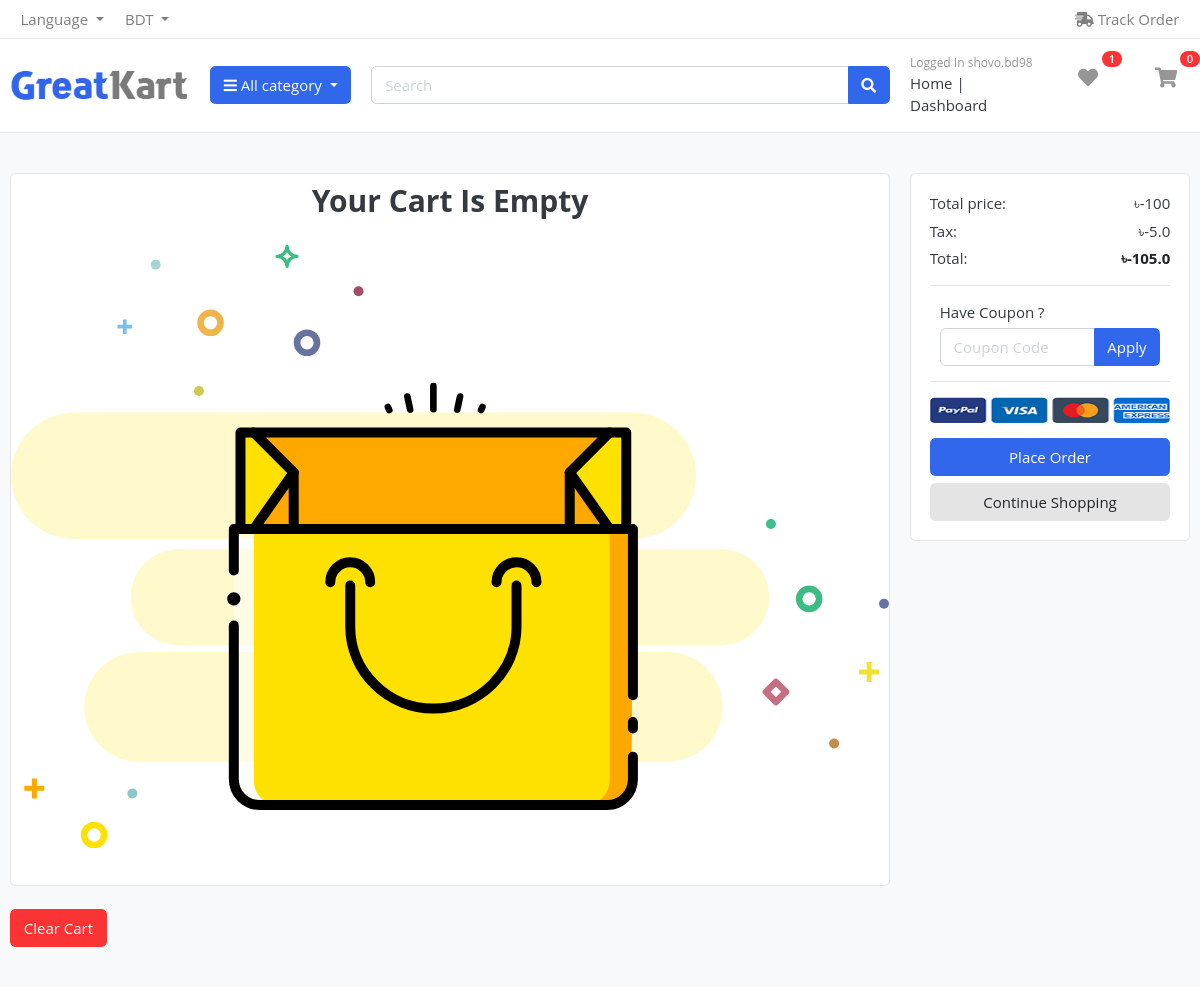
/cart/view/ (signed in), run on an earlier commit of the app's database.
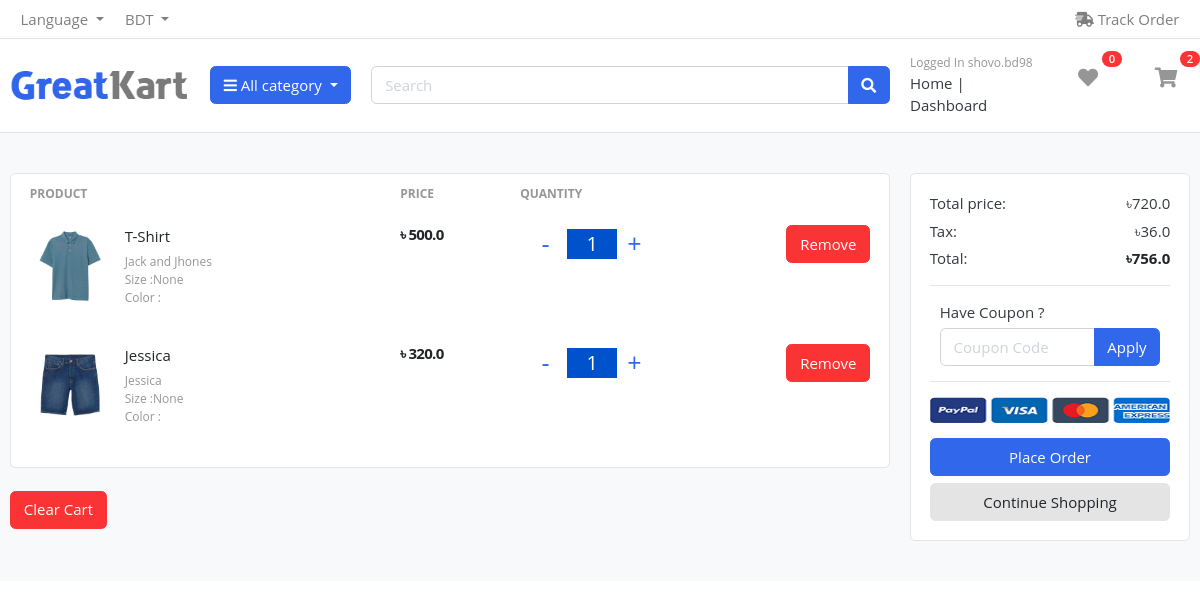
And on a later commit of the database.
### user_auth/models/user.py (models this page shows, shortened)
class User(AbstractBaseUser, PermissionsMixin):
    ADMIN = 1
    CUSTOMER = 2
    MALE = 1
    FEMALE = 2
    GOOGLE_SIGNUP=1
    GITHUB_SIGNUP=2
    FACEBOOK_SIGNUP=3
    SITE_SIGNUP =4
    ROLE_CHOOSED    =   ((ADMIN, 'admin'),(CUSTOMER, 'customer'),)
    GENDER_CHOOSED  =   ((MALE, 'male'),(FEMALE, 'female'))
    SIGNUP_PLATFORM =   ((GOOGLE_SIGNUP,'Login from Google'),(GITHUB_SIGNUP, 'Login from Github'),(FACEBOOK_SIGNUP,'Login from Facebook'),(SITE_SIGNUP,'Login'),)
    first_name      =   models.CharField(max_length=50, null=True, blank=True)
    last_name       =   models.CharField(max_length=50, null=True, blank=True)
    username        =   models.CharField(max_length=50, unique=True)
    email           =   models.EmailField(max_length=100, unique=True)
    role            =   models.PositiveSmallIntegerField(choices=ROLE_CHOOSED,
                                                                              blank=True, null=True)
    gender_choosed  =   models.PositiveSmallIntegerField(choices=GENDER_CHOOSED,
                                                                              blank=True, null=True)
    sign_up_platform=   models.PositiveSmallIntegerField(choices=SIGNUP_PLATFORM,
                                                                              blank=True, null=True)
    date_joined     =   models.DateTimeField(auto_now_add=True)
    last_login      =   models.DateTimeField(auto_now_add=True)
    created_date    =   models.DateTimeField(auto_now_add=True)
    modify_date     =   models.DateTimeField(auto_now=True)
    is_admin        =   models.BooleanField(default=False)
    is_staff        =   models.BooleanField(default=False)
    is_active       =   models.BooleanField(default=False)
    is_superuser    =   models.BooleanField(default=False)
    USERNAME_FIELD  =   'email'
    objects         =  UserManager()

### cart/models/cart.py (models this page shows, shortened)
class Cart (models.Model):
    user = models.ForeignKey(settings.AUTH_USER_MODEL, on_delete=models.CASCADE, related_name="cart", null=True, blank=True)
    is_paid = models.BooleanField(default=False)
    coupon = models.ForeignKey(Coupon_Code, on_delete=models.SET_NULL, null=True, blank=True)
    def get_cart_total(self):
        cart_items= self.cart_item.all()
        final_total = sum((item.product.product_price + item.product_Size_variant.price) * item.quantity
                   if item.product_Size_variant else item.product.product_price  * item.quantity
                    for item in cart_items)
        if self.coupon:
             return final_total - self.coupon.discount
        return final_total
    def get_tax(self):
        total_tax= self.get_cart_total() * float(5/100)
        return total_tax
    def get_fully_total(self):
        final_total = self.get_cart_total()
        tax = self.get_tax()
        total_final = final_total + tax
        return total_final

### products/models/products_model.py (models this page shows, shortened)
class Coupon_Code(models.Model):
    code = models.CharField(max_length=15, unique=True)
    discount = models.IntegerField(default=100)
    minimum_amount = models.IntegerField(default=500)
    is_expired_coupon_code = models.BooleanField(default=False)
    class Meta:
        verbose_name = "Coupon Code"

class Products(models.Model):
    in_stock=1
    out_of_stock=2
    free=1
    not_free=2
    available = ((in_stock,'In Stoke') , (out_of_stock,'Out of Stock'))
    shipping_fee= ((free,'Free') , (not_free,'Not Free'))
    product_name = models.CharField(max_length=50)
    product_image = models.ImageField(upload_to='products')
    product_price = models.FloatField()
    product_old_price = models.FloatField()
    product_discription = models.TextField()
    model = models.CharField(max_length=50, blank=True, null=True)
    product_brand = models.ForeignKey(Product_Brand, on_delete=models.CASCADE, related_name='product_prand')
    product_category = models.ForeignKey(Product_Categories, on_delete=models.CASCADE, related_name='category')
    product_delivery_country = models.ManyToManyField(Product_Delivery_Country,  null=True, blank=True)
    product_size = models.ManyToManyField(Product_Size_variant,  null=True, blank=True)
    product_color = models.ManyToManyField(Product_Color_Variant,  null=True, blank=True)
    available_choose = models.PositiveSmallIntegerField(choices=available,blank=True, null=True)
    shipping_fee = models.PositiveSmallIntegerField(choices=shipping_fee,blank=True, null=True)

### cart/models/cart_item.py (models this page shows, shortened)
class Cart_Item(models.Model):
    cart = models.ForeignKey(Cart, on_delete=models.CASCADE, related_name='cart_item')
    product = models.ForeignKey(Products, on_delete=models.SET_NULL, null=True, blank=True)
    product_Size_variant = models.ForeignKey(Product_Size_variant, on_delete=models.SET_NULL, blank=True, null=True)
    quantity = models.IntegerField(default=1)
    def get_product_price(self):
        price = [self.product.product_price]
        if self.product_Size_variant:
            size_variant_price = self.product_Size_variant.price
            price.append(size_variant_price )
        return sum(price) * self.quantity

### product_categories/models/product_brand.py (models this page shows)
class Product_Brand(models.Model):
    brand_name = models.CharField(max_length=30)
    brand_created = models.DateTimeField(auto_now=True)
    brand_updated = models.DateTimeField(auto_now_add=True)
    def __str__(self) -> str:
        return self.brand_name

### cart/views/cart_view.py (the view, shortened to what this page needs)
# urls.py: path('view/', cart_view, name='cart_view'),
def cart_view(request):
    item_in_carts = Cart_Item.objects.filter(cart__user=request.user, cart__is_paid=False)
    cart_object = Cart.objects.get(user=request.user, is_paid=False)
    cart_item_count = item_in_carts.count()
    context={
        'carts':item_in_carts,
        'cart_object':cart_object,
        'cart_item_count':cart_item_count,
    }
    return render(request, 'cart/cart.html', context=context)

### templates/cart/cart.html (shortened to what this page needs)
{% extends 'base/base.html' %}
{% load static %}
{% block headers %}
{% include 'include/main_include_file.html' %}
{% endblock headers %}
{% block body %}
    <section class="section-content padding-y bg">
    <div class="container">
    <div class="row">
        <aside class="col-lg-9">
    <div class="card">
    <table class="table table-borderless table-shopping-cart">
    <thead class="text-muted">
        {% if cart_item_count > 0 %}
    <tr class="small text-uppercase">
      <th scope="col">Product</th>
      <th scope="col" width="120">Price</th>
      <th scope="col" width="120">Quantity</th>
      <th scope="col" class="text-right" width="200"> </th>
    </tr>
    </thead>
    <tbody>
        {% for cart in carts %}
    <tr>
        <td>
            <figure class="itemside align-items-center">
                <div class="aside"><img src="/media/{{cart.product.product_image}}" class="img-sm"></div>
                <figcaption class="info">
                    <a href="#" class="title text-dark">{{cart.product.product_name}}</a>
                    <p class="text-muted small">{{cart.product.product_brand}} <br> </p>
                    <p class="text-muted small">Size :{{cart.product_Size_variant}} <br> </p>
                    <p class="text-muted small">Color :  <br> </p>
                </figcaption>
            </figure>
        </td>
        <td>
            <div class="price-wrap">
                <var class="price">&#2547; {{cart.get_product_price}}</var>
            </div>
        </td>
        <td>
            <div class="counter">
                            <span class="down" onClick='decreaseCount(event, this)'> <a class="mr-2" href="{% url 'decrease_item' pk=cart.product.pk%}">-</a></span>
                            <input type="" value="{{ cart.quantity }}" readonly>
                            <span class="up" onClick='increaseCount(event, this)'> <a   class="mr-2" href="{% url 'increase_item' pk=cart.product.pk %}">+</a></span>
                          </div>
        </td>
        <td class="text-right">
         <a href="{% url 'remove_from_cart' cart.product.pk %}" class="btn btn-danger"> Remove</a>
        </td>
    </tr>
    {% endfor %}
    {% else %}
    <div class="empty-cart">
        <div class="container">
            <div class="row" id="appSummary">
              <div class="col text-center">
                <h2>Your Cart Is Empty</h2>
              </div>
            </div>
          </div>
      </div>
    {% endif %}
    </tbody>
    </table>
    </div>
    <br>
    <p align="">
        <a href="{% url 'clear_cart' %}" class="btn btn-danger"> Clear Cart</a>
    </p>
        </aside>
        <aside class="col-lg-3">
            <div class="card">
            <div class="card-body">
                <dl class="dlist-align">
                  <dt>Total price:</dt>
                  <dd class="text-right">&#2547;{{cart_object.get_cart_total}} </dd>
                </dl>
                <dl class="dlist-align">
                  <dt>Tax:</dt>
                  <dd class="text-right">&#2547;{{cart_object.get_tax}} </dd>
                </dl>
                <dl class="dlist-align">
                  <dt>Total:</dt>
                  <dd class="text-right text-dark b"><strong>&#2547;{{cart_object.get_fully_total}}</strong></dd>
                </dl>
                <hr>
                    <div class="col-lg  col-md-6 col-sm-12 col">
                        <form method="POST" class="search">
                            <label> Have Coupon ? </label>
                            <div class="input-group w-100">
                                <input type="text" name="coupon_code" class="form-control" style="width:60%;" placeholder="Coupon Code">
                                <div class="input-group-append">
                                <button class="btn btn-primary" type="submit">
                                    Apply
                                </button>
                                </div>
                            </div>
                        </form>
                    </div>
                <hr>
                    <p class="text-center mb-3">
                        <img  height="26" src="{% static 'images/misc/payments.png' %}" >
                    </p>
                <a href="{% url 'initial_order' %}" class="btn btn-primary btn-block"> Place Order </a>
                <a href="{% url 'index' %}" class="btn btn-light btn-block">Continue Shopping</a>
            </div>
            </div>
    </aside>
    </div>
    </div>
    </section>
    </body>
{% endblock body %}

### templates/base/base.html (shortened to what this page needs)
{% load static %}
<!DOCTYPE HTML>
<html lang="en">
<head>
<link href="{% static 'css/ui.css' %}" rel="stylesheet"  type="text/css"/>
<link href="{% static 'css/track_order_css.css' %}" rel="stylesheet"  type="text/css"/>
<link href="{% static 'css/dashboard_card.css' %}" rel="stylesheet"  type="text/css"/>
<link href="{% static 'css/custom.css' %}" rel="stylesheet"  type="text/css"/>
<link href="{% static 'css/responsive.css' %}" rel="stylesheet" media="only screen and (max-width: 1200px)" />
<link href="{% static 'css/select_payment_method.css' %}" rel="stylesheet"  type="text/css"/>
<link rel="stylesheet" href="https://cdnjs.cloudflare.com/ajax/libs/font-awesome/4.7.0/css/font-awesome.min.css">
<link href="{% static 'css/bootstrap.css' %}" rel="stylesheet" type="text/css"/>
<link href="{% static 'fonts/fontawesome/css/all.min.css' %}" type="text/css" rel="stylesheet">
</head>
{% block headers %}
{% endblock headers %}
<body>
    {% block body %}
    {% endblock body %}
</body>
</html>

### templates/include/main_include_file.html
{% load static %}
{% block header %}
{% include 'include/top_header.html' %}
{% if user.is_authenticated %}
{% include 'include/user_loged_header.html' %}
{% else %}
{% include 'include/second_top_header.html' %}
{% endif %}
{% endblock header %}

### templates/include/top_header.html (shortened to what this page needs)
{% load static %}
<header class="section-header">
    <nav class="navbar p-md-0 navbar-expand-sm navbar-light border-bottom">
        <div class="container">
          <div class="collapse navbar-collapse" id="navbarTop4">
            <ul class="navbar-nav mr-auto">
                <li class="nav-item dropdown">
                     <a href="#" class="nav-link dropdown-toggle" data-toggle="dropdown">   Language </a>
                </li>
                <li class="nav-item dropdown">
                    <a href="#" class="nav-link dropdown-toggle" data-toggle="dropdown"> BDT </a>
                </li>
            </ul>
            <ul class="navbar-nav">
                <li><a href="{% url 'track_orders' %}" class="nav-link"> <i class="fas fa-shipping-fast"></i> Track Order </a></li>
            </ul>
          </div>
        </div>
        </nav>
    </header>

### templates/include/user_loged_header.html (shortened to what this page needs)
{% load static %}
{% load cart_tag %}
<section class="header-main border-bottom">
	<div class="container">
<div class="row align-items-center">
	<div class="col-lg-2 col-md-3 col-6">
		<a href="{% url 'index' %}" class="brand-wrap">
			<img class="logo" src="{% static 'images/logo.png' %}" >
		</a>
	</div>
	<div class="col-lg col-sm col-md col-6 flex-grow-0">
		<div class="category-wrap dropdown d-inline-block float-right">
			<button type="button" class="btn btn-primary dropdown-toggle" data-toggle="dropdown">
				<i class="fa fa-bars"></i> All category
			</button>
		</div>
	</div>
	<div class="col-lg  col-md-6 col-sm-12 col">
		<form action="#" class="search">
			<div class="input-group w-100">
			    <input type="text" class="form-control" style="width:60%;" placeholder="Search">
			    <div class="input-group-append">
			      <button class="btn btn-primary" type="submit">
			        <i class="fa fa-search"></i>
			      </button>
			    </div>
		    </div>
		</form>
	</div>
	<div class="col-lg-3 col-sm-6 col-8 order-2 order-lg-3">
				<div class="d-flex justify-content-end mb-3 mb-lg-0">
					<div class="widget-header">
						<small class="title text-muted">Logged In  {{user.username}} </small>
						<div>
							<a href="{% url 'index' %}"  >Home</a> <span class="dark-transp"> | </span>
							<a href="{% url 'myaccount' %}"  > Dashboard</a>
						</div>
					</div>
					<a href="{% url 'view_wish_list' %}" class="widget-header pl-3 ml-2">
						<div class="icon icon-sm "><i class="fa fa-heart"></i></div>
						<span class="badge badge-pill badge-danger notify">{{ request.user | wish_list_total }}</span>
					</a>
					<a href="{% url 'cart_view' %}" class="widget-header pl-3 ml-3">
						<div class="icon icon-sm "><i class="fa fa-shopping-cart"></i></div>
						<span class="badge badge-pill badge-danger notify">{{ request.user | cart_total }}</span>
					</a>
				</div>
			</div>
</div>
	</div>
</section>

What changed in the data, as far as the page shows it:
computed for User "shovo.bd98": user|wish_list_total "1" → "0"; user|cart_total "0" → "2"
added Cart_Item: product.product_image (picture), product.product_name "T-Shirt", product.product_brand "Jack and Jhones", product_Size_variant "None", get_product_price "500.0", quantity "1"
added Cart_Item: product.product_image (picture), product.product_name "Jessica", product.product_brand "Jessica", product_Size_variant "None", get_product_price "320.0", quantity "1"
computed for Cart: get_cart_total "-100" → "720.0"; get_tax "-5.0" → "36.0"; get_fully_total "-105.0" → "756.0"
Also different on the page:
text no longer shown: "Your Cart Is Empty"
text now shown: "PRODUCT PRICE QUANTITY"
